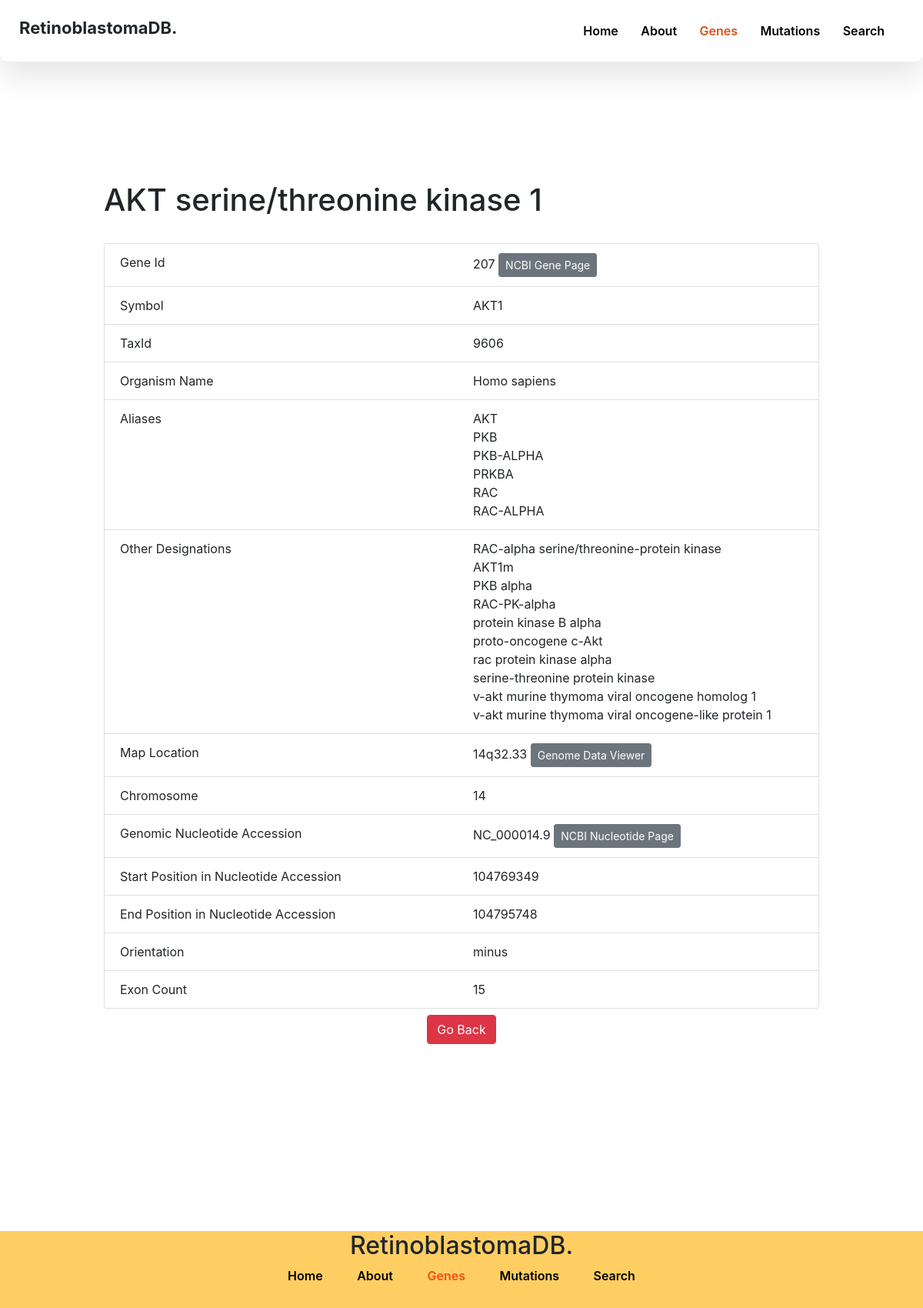
/gene.php?id=207, run on the app's committed database.
### tables this page shows
CREATE TABLE `genes` (
  `tax_id` int(4) DEFAULT NULL,
  `org_name` varchar(12) DEFAULT NULL,
  `gene_id` int(9) NOT NULL,
  `symbol` varchar(12) DEFAULT NULL,
  `aliases` varchar(145) DEFAULT NULL,
  `description` varchar(97) DEFAULT NULL,
  `other_designations` varchar(562) DEFAULT NULL,
  `map_location` varchar(15) DEFAULT NULL,
  `chromosome` varchar(2) DEFAULT NULL,
  `genomic_nucleotide_accession.version` varchar(12) DEFAULT NULL,
  `start_position_on_the_genomic_accession` int(9) DEFAULT NULL,
  `end_position_on_the_genomic_accession` int(9) DEFAULT NULL,
  `orientation` varchar(5) DEFAULT NULL,
  `exon_count` int(3) DEFAULT NULL
);

### gene.php (the view, shortened to what this page needs)
<?php
  require('./nav.inc.php');
  $id = $_GET['id'];
  $sql = "SELECT * FROM genes WHERE gene_id = {$id}";
  $result = mysqli_query($con, $sql);
  $data = mysqli_fetch_assoc($result);
  $taxId = $data['tax_id'];
  $orgName = $data['org_name'];
  $symbol = $data['symbol'];
  $aliases = $data['aliases'];
  $desc = $data['description'];
  $designations = $data['other_designations'];
  $mapLocation = $data['map_location'];
  $chromosome = $data['chromosome'];
  $nucleotideAccession = $data['genomic_nucleotide_accession.version'];
  $startPos = $data['start_position_on_the_genomic_accession'];
  $endPos = $data['end_position_on_the_genomic_accession'];
  $orientation = $data['orientation'];
  $exonCount = $data['exon_count'];
  $designations = str_replace("|","<br>",$designations);
  $aliases = str_replace(",","<br>",$aliases);
?>
<link rel="stylesheet" href="https://cdn.jsdelivr.net/npm/bootstrap@4.6.0/dist/css/bootstrap.min.css">
<div class="landing-gene" data-aos="fade-right" data-aos-duration="1200">
  <div class="container">
    <h1 class="pb-4"><?php echo $desc ?></h1>
    <ul class="list-group">
      <li class="list-group-item">
        <div class="row">
          <div class="col-6">
            Gene Id
          </div>
          <div class="col-6">
            <?php echo $id ?>
            <a
              target="_blank"
              href="https://www.ncbi.nlm.nih.gov/gene/<?php echo $id ?>"
              class="btn btn-sm btn-secondary"
            >
            NCBI Gene Page
            </a>
          </div>
        </div>
      </li>
      <li class="list-group-item">
        <div class="row">
          <div class="col-6">
            Symbol
          </div>
          <div class="col-6">
            <?php echo $symbol ?>
          </div>
        </div>
      </li>
      <li class="list-group-item">
        <div class="row">
          <div class="col-6">
            TaxId
          </div>
          <div class="col-6">
            <?php echo $taxId ?>
          </div>
        </div>
      </li>
      <li class="list-group-item">
        <div class="row">
          <div class="col-6">
            Organism Name
          </div>
          <div class="col-6">
            <?php echo $orgName ?>
          </div>
        </div>
      </li>
      <li class="list-group-item">
        <div class="row">
          <div class="col-6">
            Aliases
          </div>
          <div class="col-6">
            <?php echo $aliases ?>
          </div>
        </div>
      </li>
      <li class="list-group-item">
        <div class="row">
          <div class="col-6">
            Other Designations
          </div>
          <div class="col-6">
            <?php echo $designations ?>
          </div>
        </div>
      </li>
      <li class="list-group-item">
        <div class="row">
          <div class="col-6">
            Map Location
          </div>
          <div class="col-6">
            <?php echo $mapLocation ?>
            <a
              target="_blank"
              href="https://www.ncbi.nlm.nih.gov/genome/gdv/browser/gene/?id=<?php echo $id ?>"
              class="btn btn-sm btn-secondary"
            >
            Genome Data Viewer
            </a>
          </div>
        </div>
      </li>
      <li class="list-group-item">
        <div class="row">
          <div class="col-6">
            Chromosome
          </div>
          <div class="col-6">
            <?php echo $chromosome ?>
          </div>
        </div>
      </li>
      <li class="list-group-item">
        <div class="row">
          <div class="col-6">
            Genomic Nucleotide Accession
          </div>
          <div class="col-6">
            <?php echo $nucleotideAccession ?>
            <a
              target="_blank"
              href="https://www.ncbi.nlm.nih.gov/nuccore/<?php echo $nucleotideAccession ?>"
              class="btn btn-sm btn-secondary"
            >
              NCBI Nucleotide Page
            </a>
          </div>
        </div>
      </li>
      <li class="list-group-item">
        <div class="row">
          <div class="col-6">
            Start Position in Nucleotide Accession
          </div>
          <div class="col-6">
            <?php echo $startPos ?>
          </div>
        </div>
      </li>
      <li class="list-group-item">
        <div class="row">
          <div class="col-6">
            End Position in Nucleotide Accession
          </div>
          <div class="col-6">
            <?php echo $endPos ?>
          </div>
        </div>
      </li>
      <li class="list-group-item">
        <div class="row">
          <div class="col-6">
            Orientation
          </div>
          <div class="col-6">
            <?php echo $orientation ?>
          </div>
        </div>
      </li>
      <li class="list-group-item">
        <div class="row">
          <div class="col-6">
            Exon Count
          </div>
          <div class="col-6">
            <?php echo $exonCount ?>
          </div>
        </div>
      </li>
    </ul>
    <div class="container p-2 text-center">
      <button class="btn btn-danger" onclick="history.back(-1)">Go Back</button>
    </div>
  </div>
</div>
<?php
  require('./footer.inc.php');
?>

### styles.css (style rules this page uses)
html, body { background-color: #fff; font-family: "Source Sans Pro", sans-serif; overflow-x: hidden !important; margin: 0px !important; padding: 0px !important; }
* { text-decoration: none !important; }
.landing-gene { display: flex; flex-direction: row; justify-content: space-between; align-items: center; padding: 0 10vw 0 10vw; height: 200vh; }
.landing-gene h1 { padding-bottom: 2rem; }

### data on the page
genes: description "AKT serine/threonine kinase 1", symbol "AKT1", tax "9606", org_name "Homo sapiens", aliases "AKT PKB PKB-ALPHA PRKBA RAC RAC-ALPHA", other_designations "RAC-alpha serine/threonine-protein kinase AKT1m PKB alpha RAC-PK-alpha protein kinase B alpha proto-oncogene c-Akt rac protein kinase alpha serine-threonine protein kinase v-akt murine thymoma viral oncogene homolog 1 v-akt murine thymoma viral oncogene-like protein 1", map_location "14q32.33", chromosome "14", value "NC_000014.9", start_position_on_the_genomic_accession "104769349", end_position_on_the_genomic_accession "104795748", orientation "minus", exon_count "15"

### other printed values
$id "207"
